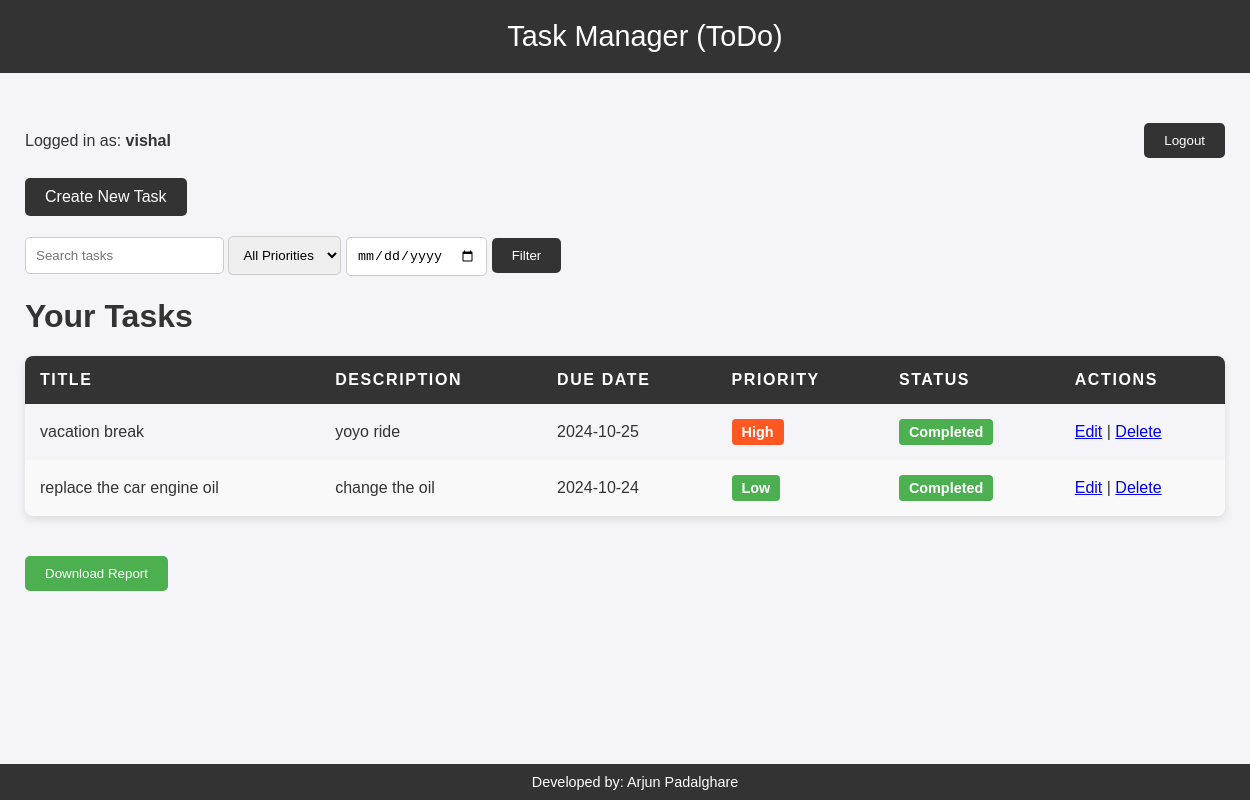
The page /tasks (signed in) on the database its author committed.
### app/models.py (models this page shows, shortened)
class User(db.Model):
    id = db.Column(db.Integer, primary_key=True)
    username = db.Column(db.String(150), unique=True, nullable=False)
    password_hash = db.Column(db.String(150), nullable=False)
    security_question = db.Column(db.String(255), nullable=False)
    security_answer = db.Column(db.String(255), nullable=False)
    tasks = db.relationship('Task', backref='owner', lazy=True)

class Task(db.Model):
    id = db.Column(db.Integer, primary_key=True)
    title = db.Column(db.String(100), nullable=False)
    description = db.Column(db.Text, nullable=True)
    due_date = db.Column(db.DateTime, nullable=True)
    priority = db.Column(db.String(50), nullable=False, default='Low')
    completed = db.Column(db.Boolean, default=False)
    user_id = db.Column(db.Integer, db.ForeignKey('user.id'), nullable=False)

### app/routes.py (the view)
@app.route('/tasks', methods=['GET', 'POST'])
@login_required
@nocache
def view_tasks():
    if 'username' not in session:
        flash('Please log in to view your tasks.')
        return redirect(url_for('login'))
    user = User.query.filter_by(username=session['username']).first()
    search_query = request.args.get('search', '')
    priority_filter = request.args.get('priority', '')
    due_date_filter = request.args.get('due_date', '')
    tasks_query = Task.query.filter_by(user_id=user.id).order_by(Task.id.desc())
    if search_query:
        tasks_query = tasks_query.filter(
            (Task.title.ilike(f'%{search_query}%')) | (Task.description.ilike(f'%{search_query}%'))
        )
    if priority_filter:
        tasks_query = tasks_query.filter_by(priority=priority_filter)
    if due_date_filter:
        try:
            due_date = datetime.strptime(due_date_filter, '%Y-%m-%d').date()
            tasks_query = tasks_query.filter(Task.due_date <= due_date)
        except ValueError:
            flash('Invalid date format. Please use the date picker to select a date.')
    page = request.args.get('page', 1, type=int)
    tasks_per_page = 5  # Set the number of tasks per page
    tasks = tasks_query.paginate(page=page, per_page=tasks_per_page)
    return render_template('view_tasks.html', tasks=tasks.items, search_query=search_query,
                           priority_filter=priority_filter, due_date_filter=due_date_filter,
                           pagination=tasks)

### app/routes.py (called while the page is built)
def nocache(view):
    @wraps(view)
    def no_cache(*args, **kwargs):
        response = make_response(view(*args, **kwargs))
        response.headers["Cache-Control"] = "no-store, no-cache, must-revalidate, post-check=0, pre-check=0, max-age=0"
        response.headers["Pragma"] = "no-cache"
        response.headers["Expires"] = "-1"
        return response
    return no_cache

def login_required(f):
    @wraps(f)
    def decorated_function(*args, **kwargs):
        if 'username' not in session:
            flash('Please log in to access this page.')
            return redirect(url_for('login'))
        return f(*args, **kwargs)
    return decorated_function

### templates/view_tasks.html (shortened to what this page needs)
<!DOCTYPE html>
<html>
<head>
</head>
<body>
    <div class="header">
        Task Manager (ToDo)
    </div>
    <div class="content">
        <div class="user-info">
            <p>Logged in as: <strong>{{ session['username'] }}</strong></p>
            <form method="POST" action="{{ url_for('logout') }}">
                <button type="submit">Logout</button>
            </form>
        </div>
        <a href="{{ url_for('create_task') }}" class="create-task-button">Create New Task</a>
        <div class="filter-box">
            <form method="GET" action="{{ url_for('view_tasks') }}">
                <input type="text" name="search" placeholder="Search tasks" value="{{ search_query }}">
                <select name="priority">
                    <option value="">All Priorities</option>
                </select>
                <input type="date" name="due_date" value="{{ due_date_filter }}">
                <input type="submit" value="Filter">
            </form>
        </div>
        <h1>Your Tasks</h1>
        <table>
            <thead>
                <tr>
                    <th>Title</th>
                    <th>Description</th>
                    <th>Due Date</th>
                    <th>Priority</th>
                    <th>Status</th>
                    <th>Actions</th>
                </tr>
            </thead>
            <tbody>
                {% if tasks %}
                    {% for task in tasks %}
                        <tr>
                            <td>{{ task.title }}</td>
                            <td>{{ task.description }}</td>
                            <td>{{ task.due_date.strftime('%Y-%m-%d') if task.due_date else 'No due date' }}</td>
                            <td>
                                <span class="priority-badge priority {{ task.priority | lower }}">{{ task.priority }}</span>
                            </td>
                            <td>
                                <span class="status-badge status {% if task.completed %}completed{% else %}not-completed{% endif %}">
                                    {% if task.completed %}Completed{% else %}Not Completed{% endif %}
                                </span>
                            </td>
                            <td>
                                <a href="{{ url_for('edit_task', task_id=task.id) }}">Edit</a> |
                                <a href="{{ url_for('delete_task', task_id=task.id) }}">Delete</a>
                            </td>
                        </tr>
                    {% endfor %}
                {% else %}
                    <tr>
                        <td colspan="6">No tasks found</td>
                    </tr>
                {% endif %}
            </tbody>
        </table>
        <form method="GET" action="{{ url_for('download_report') }}">
            <button type="submit" class="download-report-button">Download Report</button>
        </form>
    </div>
    <div class="footer">
        Developed by: Arjun Padalghare
    </div>
</body>
</html>

### templates/view_tasks.html (style rules this page uses)
.header { text-align: center; padding: 20px; background-color: #333; color: white; font-size: 1.8em; position: relative; top: 0; width: 100%; }
.footer { text-align: center; padding: 10px; position: fixed; bottom: 0; width: 100%; background-color: #333; color: white; font-size: 0.9em; }
body { font-family: Arial, sans-serif; background-color: #f4f4f9; color: #333; margin: 0; padding: 0; }
.content { padding: 20px; max-width: 1200px; margin: 0 auto; }
.user-info { display: flex; justify-content: space-between; align-items: center; margin-bottom: 20px; margin-top: 30px; }
.user-info p { margin: 0; }
.user-info button { padding: 10px 20px; background-color: #333; color: white; border: none; border-radius: 5px; cursor: pointer; }
.create-task-button { display: inline-block; padding: 10px 20px; background-color: #333; color: white; text-decoration: none; border-radius: 5px; cursor: pointer; margin-bottom: 20px; }
table { width: 100%; border-collapse: collapse; margin: 20px 0; box-shadow: 0 4px 8px rgba(0, 0, 0, 0.1); border-radius: 8px; overflow: hidden; }
th, td { padding: 15px; text-align: left; }
th { background-color: #333; color: white; font-weight: bold; text-transform: uppercase; letter-spacing: 0.1em; }
tr:nth-child(even) { background-color: #f9f9f9; }
.priority-badge { padding: 5px 10px; border-radius: 4px; font-weight: bold; font-size: 0.9em; display: inline-block; color: #fff; }
.priority.low { background-color: #4CAF50; }
.priority.high { background-color: #FF5722; }
.status-badge { padding: 5px 10px; border-radius: 4px; font-weight: bold; font-size: 0.9em; display: inline-block; color: #fff; }
.status.completed { background-color: #4CAF50; }
.filter-box { display: flex; gap: 10px; margin-bottom: 20px; }
.filter-box input[type="text"], .filter-box select, .filter-box input[type="date"] { padding: 10px; border-radius: 5px; border: 1px solid #ccc; width: auto; }
.filter-box input[type="submit"] { padding: 10px 20px; background-color: #333; color: white; border: none; border-radius: 5px; cursor: pointer; }
.download-report-button { padding: 10px 20px; background-color: #4CAF50; color: white; border: none; border-radius: 5px; cursor: pointer; margin-top: 20px; }

### rows shown on the page
User: username "vishal"
Task: title "vacation break", description "yoyo ride", due_date "2024-10-25", priority "High", completed "Completed"
Task: title "replace the car engine oil", description "change the oil", due_date "2024-10-24", priority "Low", completed "Completed"
